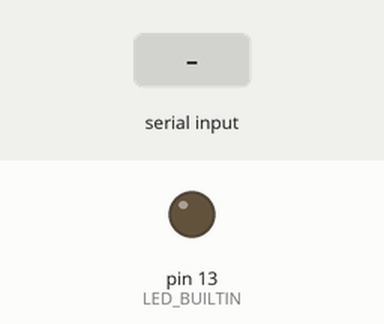
Simulated run of this sketch. Board: Arduino Uno, built with avr-gcc and run on an emulated ATmega328P. On the bench: output pins drawn as LEDs (lit = HIGH). Inputs (shaded band) come from the test bench. What the sketch prints to the serial monitor is not drawn.

Above: at 1.2 s.
1.3 s: "1" received over Serial
At 1.8 s:
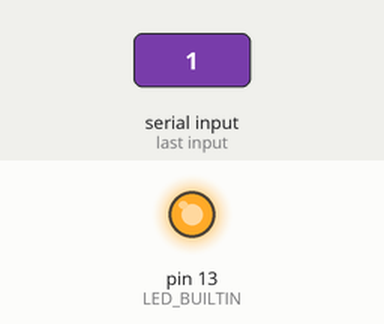
Timing chart, 0 to 4.3 s (numbered marks = the images above; inputs shaded):
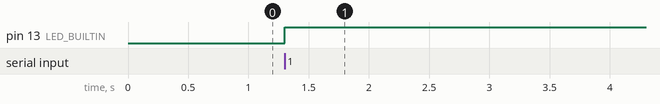

The sketch:

testBleForSendAndRecieve.ino
```cpp
boolean isReady = true;
char incomingByte = ' ';

void setup() {
  // put your setup code here, to run once:
  Serial.begin(9600);
  pinMode(LED_BUILTIN, OUTPUT);
}

void loop() {

  if (Serial.available() > 0) {

    // read the incoming byte:
    incomingByte = Serial.read();
    if (incomingByte = 'f') {
      digitalWrite(LED_BUILTIN, 1);
      doSomeThing();
      droneReady();
    }
  }

}

void doSomeThing(){
  delay(3000);
}

void droneReady(){
  Serial.print("Ready");
}
```

Measured:
- after the input at 1.3 s, pin 13 (LED_BUILTIN): LOW → HIGH at once
